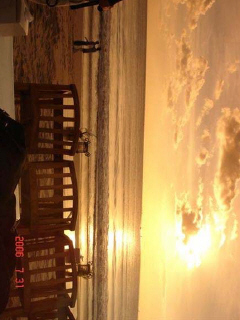
#> input picture 4 Tone And Color Correction/images/natural image results/03_original.png, 240 x 320 px; its folder holds only this picture in this run
$ python SimulatingImgDimBack.py
#> lines starting #> are read from the running program, lines starting #| are printed output that depends on the picture; after the words box and inside, x2 and y2 are one past the last pixel; in counts of white or black regions, pixels touching at a corner belong together
import os
import sys

import cv2
import numpy as np

if __name__ == '__main__':
    np.seterr(invalid='ignore')

    imgDir = 'images/natural image results'
    outDir = 'images/results'
    allFiles = os.listdir(imgDir)

    ## The Estimated Display Parameters
    # the full-backlight display (subscript f)
    gamma_rf, gamma_gf, gamma_bf = 2.4767, 2.4286, 2.3792
    Mf = np.array([[95.57, 64.67, 33.01], [49.49, 137.29, 14.76], [0.44, 27.21, 169.83]])

    # the low-backlight display (subscript l)
    gamma_rl, gamma_gl, gamma_bl = 2.2212, 2.1044, 2.1835
    Ml = np.array([[4.61, 3.35, 1.78], [2.48, 7.16, 0.79], [0.28, 1.93, 8.93]])

    fileDic = {}
    for file in allFiles:
        if 'SLIC' in file: continue
        if file[:2] not in fileDic: fileDic[file[:2]] = [file]
        else: fileDic[file[:2]].append(file)

    for files in fileDic.keys():
        print('=== start', files, 'image ===')
        first = True
        for file in fileDic[files]:
            img = cv2.imread(os.path.join(imgDir, file))
#> img is the input picture: shape (320, 240, 3); mean B, G, R 73.2, 119.7, 162
            imgDim = np.ones(img.shape, dtype=np.uint8)

            m, n, o = img.shape
#> m = 320; n = 240; o = 3
            for i in range(m):
                for j in range(n):
                    # Change to XYZ with Low-backlight Display Model
                    bgr = img[i, j, :].astype(np.float16) / 255
                    xyz = np.matmul(Ml, np.array([bgr[2]**gamma_rl, bgr[1]**gamma_gl, bgr[0]**gamma_bl]))
                    # Chnage to RGB with Full-backlight Dispaly Model
                    xyzinv = np.matmul(np.linalg.inv(Mf), xyz)
                    bgr[0] = xyzinv[2] ** (1 / gamma_bf)
                    bgr[1] = xyzinv[1] ** (1 / gamma_gf)
                    bgr[2] = xyzinv[0] ** (1 / gamma_rf)

                    imgDim[i, j, :] = (bgr * 255).astype(np.uint8)
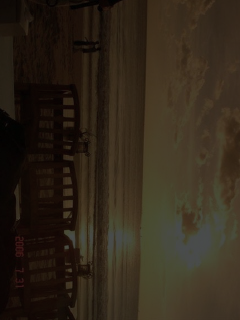
#> imgDim: shape (320, 240, 3); mean B, G, R 25.7, 38.3, 48

            res = cv2.vconcat([img, imgDim])
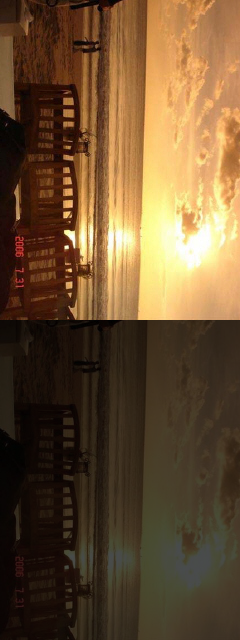
#> res: shape (640, 240, 3); mean B, G, R 49.4, 79, 105
            res = np.pad(res, ((30, 0), (0, 0), (0, 0)), 'constant', constant_values=255)
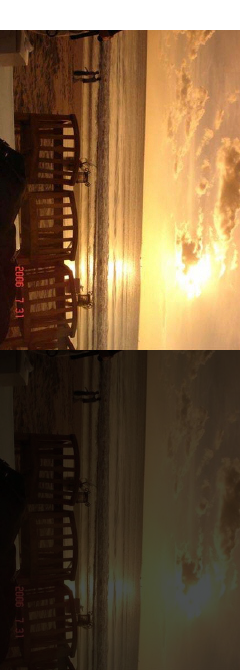
#> res: shape (670, 240, 3); mean B, G, R 58.6, 86.8, 111.7
            cv2.putText(res, file[3:-4], (10, 20), cv2.FONT_HERSHEY_COMPLEX_SMALL, 1, (0, 0, 0), 1, cv2.LINE_AA)
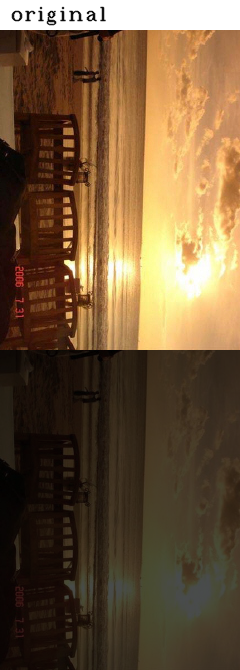
#> res: shape (670, 240, 3); 0.45% of pixels changed, all inside (x1, y1, x2, y2) = (11, 6, 107, 26)

            if first: ress = res; first = False
            else: ress = cv2.hconcat([ress, res])

        # Save Results
        outPath = os.path.join(outDir, file[:2]+'v3'+file[-4:])
        cv2.imwrite(outPath, ress)

$ run again, on 4 Tone And Color Correction/images/natural image results/08_v2.png
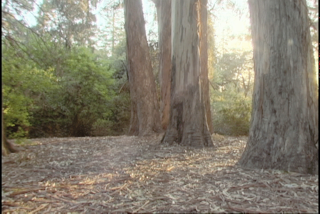
#> input picture 4 Tone And Color Correction/images/natural image results/08_v2.png, 320 x 214 px
#> img is the input picture: shape (214, 320, 3); mean B, G, R 111, 127.1, 133.1
#> after the loop `for i in range(m):`:
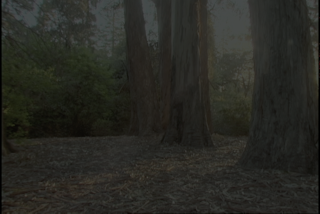
#> imgDim: shape (214, 320, 3); mean B, G, R 35.5, 40.9, 40.4
#> `cv2.putText(res, file[3:-4], (10, 20), cv2.FONT_HERSHEY_COMPLEX_SMALL,..`:
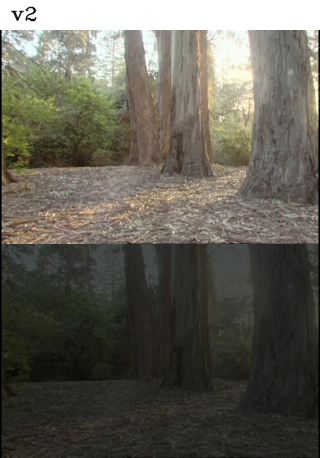
#> res: shape (458, 320, 3); mean B, G, R 85, 95, 97.6

$ run again, on 4 Tone And Color Correction/images/natural image results/14_proposed.png
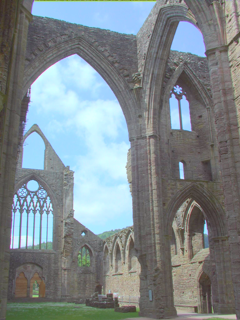
#> input picture 4 Tone And Color Correction/images/natural image results/14_proposed.png, 240 x 320 px
#> img is the input picture: shape (320, 240, 3); mean B, G, R 140.4, 136.4, 126.7
#> after the loop `for i in range(m):`:
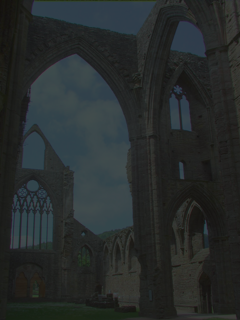
#> imgDim: shape (320, 240, 3); mean B, G, R 43.3, 43.3, 38.6
#> `cv2.putText(res, file[3:-4], (10, 20), cv2.FONT_HERSHEY_COMPLEX_SMALL,..`:
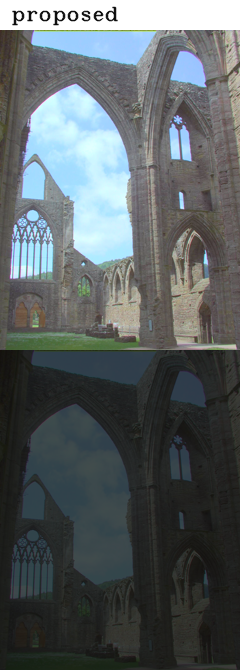
#> res: shape (670, 240, 3); mean B, G, R 98.5, 96.5, 89.7
